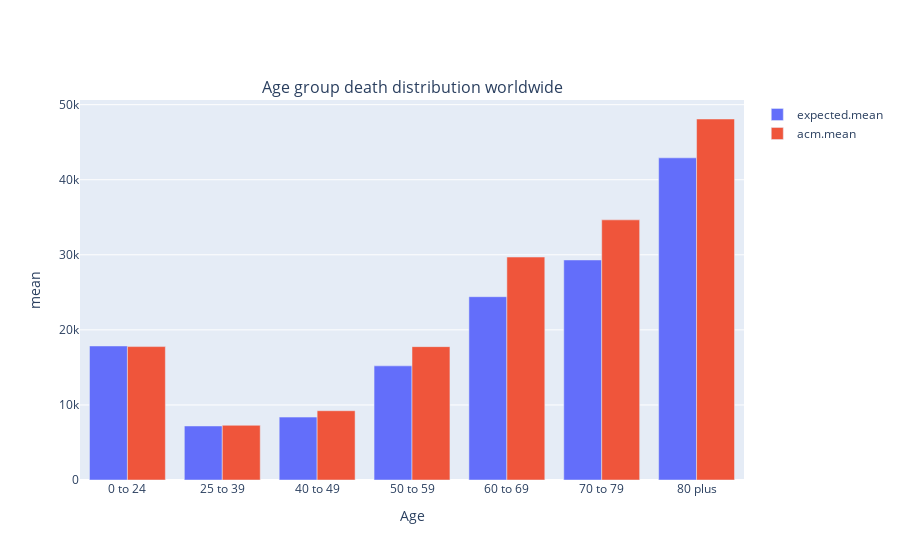

The cell this chart's notebook holds for it:
### Markdown cell above
# KPI 1
- `The death distribution between age group world wide`
    - The graph below clearly shows people above the age of 80 had the most casualties

### Code cell
plotter(age_group_death_distribution, columns_array=['expected.mean', 'acm.mean'], y_axis_title='mean', x_axis_title='Age', plot_title='Age group death distribution worldwide')

### Figure 1 — Plotly figure (JSON) as saved in the notebook; plotly's stock layout.template omitted (floating-point values rounded to 4 significant figures)
{"data": [{"name": "expected.mean", "showlegend": true, "type": "bar", "x": ["0 to 24", "25 to 39", "40 to 49", "50 to 59", "60 to 69", "70 to 79", "80 plus"], "y": [17850.0, 7198.0, 8380.0, 15200.0, 24420.0, 29310.0, 42920.0]}, {"name": "acm.mean", "showlegend": true, "type": "bar", "x": ["0 to 24", "25 to 39", "40 to 49", "50 to 59", "60 to 69", "70 to 79", "80 plus"], "y": [17770.0, 7286.0, 9228.0, 17770.0, 29700.0, 34660.0, 48090.0]}], "layout": {"annotations": [{"font": {"size": 16}, "showarrow": false, "text": "Age group death distribution worldwide", "x": 0.5, "xanchor": "center", "xref": "paper", "y": 1, "yanchor": "bottom", "yref": "paper"}], "showlegend": true, "xaxis": {"anchor": "y", "domain": [0, 1], "title": {"text": "Age"}}, "yaxis": {"anchor": "x", "domain": [0, 1], "title": {"text": "mean"}}}}
